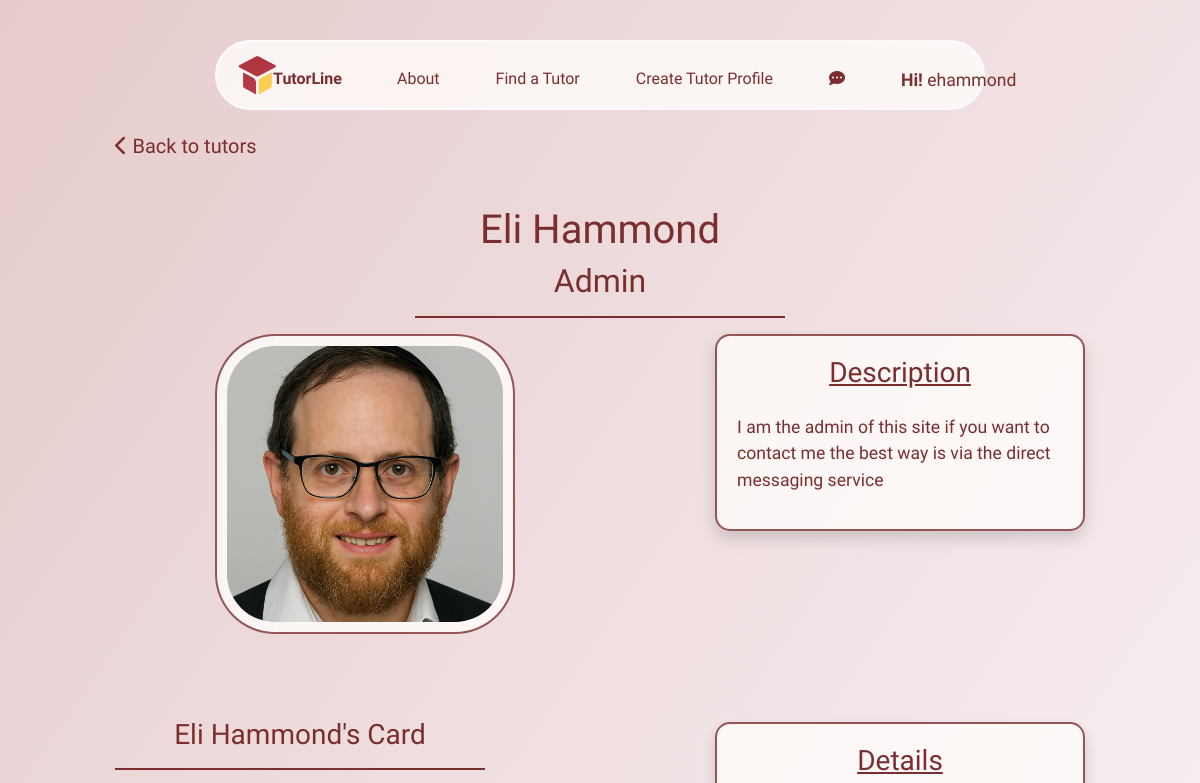
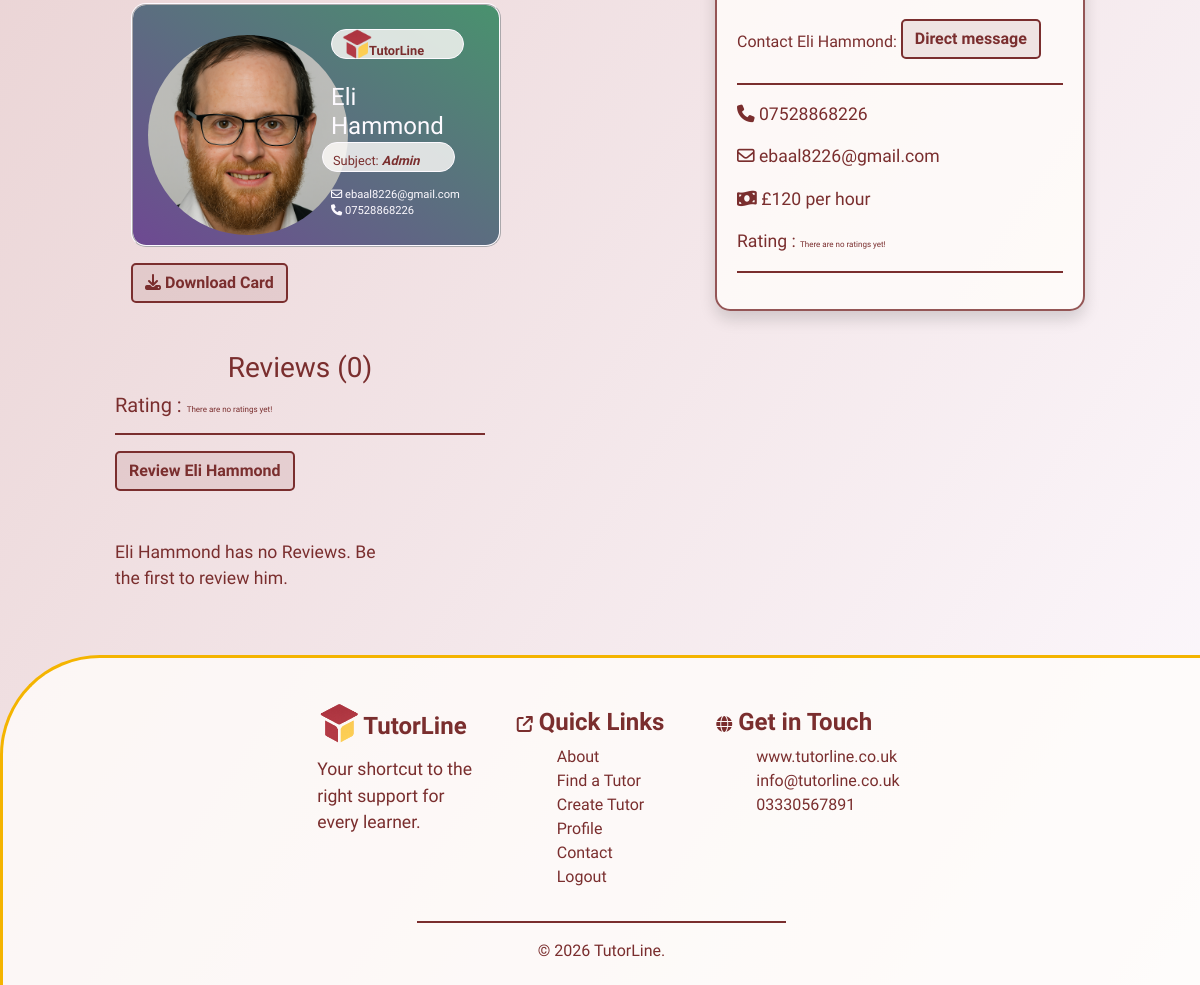
/tutors/37 (signed in), run on the app's committed database (2 pictures, top to bottom).
### tutors/models.py (models this page shows, shortened)
class Tutors(models.Model):
    class Meta:
        verbose_name_plural = "Tutors"
    user = models.ForeignKey(User, on_delete=models.CASCADE, null=True, blank=True)
    name = models.CharField(max_length=254)
    location = models.ForeignKey('Location', null=True, blank=True,
                                 on_delete=models.SET_NULL)
    category = models.ForeignKey('Category', null=True, blank=True,
                                 on_delete=models.SET_NULL)
    date_added = models.DateField(auto_now=True)
    subject = models.CharField(max_length=254)
    price = models.IntegerField()
    active = models.BooleanField(default=True)
    description = models.TextField()
    email = models.EmailField()
    phone = models.CharField(max_length=14)
    rating = models.FloatField(default=0)
    image = models.ImageField(blank=True, null=True)
    is_male = models.BooleanField()
    color_1 = models.IntegerField(default=rand)
    color_2 = models.IntegerField(default=rand)
    color_3 = models.IntegerField(default=rand)

### tutors/views.py (the view)
# urls.py: path('<int:tutor_id>', views.tutor_details, name='tutor_details'),
def tutor_details(request, tutor_id):
    tutor = get_object_or_404(Tutors, pk=tutor_id)
    reviews = Reviews.objects.filter(tutor=tutor)
    template = 'tutors/tutor-details.html'
    context = {
        'tutor': tutor,
        'reviews': reviews,
        }
    return render(request, template, context)

### tutors/templates/tutors/tutor-details.html (shortened to what this page needs)
{% extends "base.html" %}
{% load static %}
{% block extracss%}
<link rel="stylesheet" href="{% static 'css/tutors.css' %}">
<link rel="stylesheet" href="{% static 'css/tutor-details.css' %}">
{% endblock %}
{% block content %}
<div class="container-fluid mt-4">
    <div class="row">
        <div class="col-1"></div>
        <div class="col-4">
            <h5><a href="{% url 'tutors' %}"><i class="fa-solid fa-chevron-left"></i> Back to tutors</a></h5>
        </div>
        <div class="col-7"></div>
    </div>
</div>
<div class="container-fluid">
    <div class="row">
        <div class="col-4"></div>
        <div class="col-4">
            <h1>{{ tutor.name }}</h1>
            <h2>{{ tutor.subject }}</h2>
            <hr>
        </div>
        <div class="col-4"></div>
    </div>
</div>
<section>
    <div class="container-fluid">
        <div class="row">
            <div class="col-1 col-lg-2"></div>
            <div class="col-4 col-lg-3">
                {% if tutor.image %}
                    <img src="{{ tutor.image.url }}" class="main-image"  alt="{{ tutor.name }}">
                {% else %}
                    {% if tutor.is_male == True %}
                        <img src="/media/placeholder_male2.png" class="main-image" alt="{{ tutor.name }}">
                    {% else %}
                        <img src="/media/placeholder_female.png" class="main-image"  alt="{{ tutor.name }}">
                    {% endif %}
                {% endif %}
            </div>
            <div class="col-1 col-lg-2"></div>
            <div class="col-5 col-lg-4">
                <div class="description shadow">
                    <h3 class="mb-4"><u>Description</u></h3>
                    <p>{{ tutor.description }}</p>
                </div>
            </div>
            <div class="col-1"></div>
        </div>
        <div class="row">
            <div class="col-2 col-lg-1"></div>
            <div class="d-none d-lg-block col-4">
                <h3 class="mt-3">{{ tutor.name }}'s Card</h3>
                <hr>
                <div class="row image-box mx-3"
                    style="background-image: linear-gradient(to bottom left, rgb({{ tutor.color_1 }}, {{ tutor.color_2 }}, {{ tutor.color_3 }}), rgb({{ tutor.color_3 }}, {{ tutor.color_1 }}, {{ tutor.color_2 }}))">
                    <div class="col-6">
                        {% if tutor.image %}
                        <img src="{{ tutor.image.url }}" class="tutor-image"  alt="{{ tutor.name }}">
                        {% else %}
                            {% if tutor.is_male == True %}
                            <img src="/media/placeholder_male2.png" class="tutor-image" alt="{{ tutor.name }}">
                            {% else %}
                            <img src="/media/placeholder_female.png" class="tutor-image"  alt="{{ tutor.name }}">
                            {% endif %}
                        {% endif %}
                    </div>
                    <div class="col-6 mt-1">
                        <h4 class="card-logo">
                            <img src="/media/logo.png" alt="logo" class="card-logo-image">
                            <span class="logo-text"><strong>TutorLine</strong></span>
                        </h4>
                        <h4 class="mt-4">{{ tutor.name }}</h4>
                        <h5 class="card-logo logo-text">Subject: <strong><em>{{ tutor.subject }}</em></strong></h5>
                        <div class="b-c-email"><i class="fa-regular fa-envelope"></i> {{ tutor.email }}</div>
                        <div class="b-c-email"><i class="fa-solid fa-phone"></i> {{ tutor.phone }}</div>
                    </div>
                </div>
                <button id="download-card" class="btn btn-btn mt-3 mx-3">
                    <i class="fa-solid fa-download"></i> Download Card
                </button>
            </div>
            <div class="d-none d-lg-block col-2"></div>
            <div class="col-8 col-lg-4">
                <div class="details shadow">
                    <h3 class="mb-4"><u>Details</u></h3>
                    <span>Contact {{ tutor.name }}: </span><button class="btn btn-btn mb-2"><a href="{% url 'compose_message' tutor.id %}">Direct message</a></button>
                    <hr>
                    <p><i class="fa-solid fa-phone"></i><a href="tel:{{ tutor.phone }}"> {{ tutor.phone }}</a></p>
                    <p><i class="fa-regular fa-envelope"></i> <a href="mailto:{{ tutor.email }}">{{ tutor.email }}</a></p>
                    <p><i class="fa-solid fa-money-bill-wave"></i> £{{ tutor.price }} per hour</p>
                    <p>
                        Rating : {% if tutor.rating == 0 %}
                        <span class="no-rating">There are no ratings yet!</span>
                        {% endif %}
                    </p>
                    <hr>
                </div>
            </div>
            <div class="col-2 col-lg-1"></div>
        </div>
    </div>
</section>
<section>
    <div class="container-fluid">
        <div class="row">
            <div class="col-1"></div>
            <div class="col-4">
                <h3>Reviews ({{ reviews.count }})</h3>
                <h5>
                    Rating : {% if tutor.rating == 0 %}
                    <span class="no-rating">There are no ratings yet!</span>
                    {% endif %}
                </h5>
                <hr>
                <button class="btn btn-btn mb-5"><a href="{% url 'review_tutor' tutor.id %}">Review {{ tutor.name }}</a></button>
            </div>
            <div class="col-7"></div>
        </div>
        <div class="row">
        {% if reviews %}
            {% for review in reviews %}
            <div class="col-4">
                <div class="review-box" id="box-{{ review.id }}">
                    <h4>Reviewed by {{ review.name }}</h4>
                    <div>Rating:
                         {% if review.rating == 5 %}
                         <i class="fa-solid fa-star stars"></i>
                         <i class="fa-solid fa-star stars"></i>
                         <i class="fa-solid fa-star stars"></i>
                         <i class="fa-solid fa-star stars"></i>
                         <i class="fa-solid fa-star stars"></i>
                         {% elif review.rating == 4 %}
                         <i class="fa-solid fa-star stars"></i>
                         <i class="fa-solid fa-star stars"></i>
                         <i class="fa-solid fa-star stars"></i>
                         <i class="fa-solid fa-star stars"></i>
                         <i class="fa-regular fa-star stars"></i>
                         {% elif review.rating == 3 %}
                         <i class="fa-solid fa-star stars"></i>
                         <i class="fa-solid fa-star stars"></i>
                         <i class="fa-solid fa-star stars"></i>
                         <i class="fa-regular fa-star stars"></i>
                         <i class="fa-regular fa-star stars"></i>
                         {% elif review.rating == 2 %}
                         <i class="fa-solid fa-star stars"></i>
                         <i class="fa-solid fa-star stars"></i>
                         <i class="fa-regular fa-star stars"></i>
                         <i class="fa-regular fa-star stars"></i>
                         <i class="fa-regular fa-star stars"></i>
                         {% else %}
                         <i class="fa-solid fa-star stars"></i>
                         <i class="fa-regular fa-star stars"></i>
                         <i class="fa-regular fa-star stars"></i>
                         <i class="fa-regular fa-star stars"></i>
                         <i class="fa-regular fa-star stars"></i>
                        {% endif %}
                    </div>
                    <p>{{ review.review }}</p>
                    <p>Reviewed on {{ review.date }} at {{ review.time }}</p>
                </div>
            </div>
            {% endfor%}
        {% else %}
            <div class="col-1"></div>
            <div class="col-3">
                <p>{{ tutor.name }} has no Reviews.
                Be the first to review {% if tutor.is_male == True%} him{% else %}her{% endif %}.</p>
            </div>
        {% endif %}
        </div>
    </div>
</section>
{% endblock %}

### templates/base.html (shortened to what this page needs)
{% load static %}
<!doctype html>
<html lang="en">
  <head>
    {% block corecss %}
        <link rel="stylesheet" href="{% static 'css/base.css' %}">
        <link rel="stylesheet" href="{% static 'css/mobile-base.css' %}">
        <link rel="stylesheet" href="{% static 'css/buttons.css' %}">
        <link rel="stylesheet" href="https://cdnjs.cloudflare.com/ajax/libs/font-awesome/6.6.0/css/all.min.css">
        <link rel="stylesheet" href="https://cdnjs.cloudflare.com/ajax/libs/font-awesome/6.6.0/css/all.min.css">
        <link rel="stylesheet" href="https://cdn.jsdelivr.net/npm/bootstrap@4.6.2/dist/css/bootstrap.min.css">
    {% endblock %}
    {% block extracss%}
    {% endblock %}
  </head>
  <body>
    <header>
      <div class="container-fluid">
        <div class="row above-nav"></div>
        <div class="row">
          <div class="col-1 col-lg-2"></div>
          <div class="col-10 col-lg-8" id="nav">
            <ul class="d-none d-md-block nav nav-desktop">
              <li><a href="{% url 'home' %}">
                <img src="/media/logo.png" alt="logo" class="logo"><span class="logo-txt">TutorLine</span>
              </a></li>
              <span class="nav-options {% if request.user.is_authenticated %}nav-logged{% else %} nav-non-logged{% endif %}">
                <li class="nav-select"><a href="{% url 'about' %}">About</a></li>
                <li class="nav-select"><a href="{% url 'tutors' %}">Find a Tutor</a></li>
                {% if request.user.is_authenticated %}
                <li class="nav-select"><a href="{% url 'create_tutor' user.id %}">Create Tutor Profile</a></li>
                {% else %}
                <li class="nav-select pointer" onclick="profileSignIn()">Create Tutor Profile</li>
                {% endif %}
                {% if request.user.is_authenticated %}
                {% if unread_count >= 1%}
                <li class="message-count-display">
                  <a href="{% url 'messaging' %}">
                    <i class="fa-solid fa-bell"></i><span class="message_num">({{ unread_count }})</span>
                  </a>
                </li>
                {% else %}
                <li class="nav-select">
                  <a href="{% url 'messaging' %}">
                    <i class="fa-solid fa-comment-dots"></i>
                  </a>
                </li>
                {% endif %}
                {% endif %}
                <li class="sign-in nav-select">
                  {% if request.user.is_authenticated %}
                  <p><strong>Hi!</strong> {{ user.username }}</p>
                  {% else %}
                  <i class="fa-solid fa-user"></i>
                   <a href="{% url 'account_login' %}">Login/SignUp</a>
                  {% endif %}
                </li>
              </span>
            </ul>
          </div>
          <div class="col-1 col-lg-2"></div>
        </div>
      </div>
    </header>
    {% block content %}
    {% endblock %}
    <footer>
      <div class="container-fluid footer-area mt-5">
        <div class="row">
          <div class="col-1 col-lg-3"></div>
          <div class="col-3 col-lg-2 me-3">
            <a href="">
              <h4><img src="/media/logo.png" alt="logo" class="footer-logo">
                <strong>TutorLine</strong>
              </h4>
            </a>
            <p>Your shortcut to the right support for every learner.</p>
          </div>
          <div class="col-4 col-lg-2">
            <h4>
              <span class="h6"><i class="fa-solid fa-arrow-up-right-from-square"></i></span>
              <strong>Quick Links</strong>
            </h4>
            <ul class="footer-list">
              <li><a href="{% url 'about' %}">About</a></li>
              <li><a href="{% url 'tutors' %}">Find a Tutor</a></li>
              <li><a href="">Create Tutor Profile</a></li>
              <li><a href="">Contact</a></li>
              {% if request.user.is_authenticated %}
              <li><a href="#nav" role="button" onclick="revealLogout()">Logout</a></li>
              {% else %}
              <li><a href="{% url 'account_login' %}">Login</a></li>
              {% endif %}
            </ul>
          </div>
          <div class="col-3 col-lg2">
            <h4>
              <span class="h6"><i class="fa-solid fa-globe"></i></span>
              <strong>Get in Touch</strong>
            </h4>
            <ul class="footer-list">
              <li>www.tutorline.co.uk</li>
              <li>info@tutorline.co.uk</li>
              <li>03330567891</li>
            </ul>
          </div>
          <div class="col-1 col-lg3"></div>
        </div>
        <div class="row ftr-row">
          <div class="col-4"></div>
          <div class="col-4 text-center">
            <hr>
            &copy; {% now "Y" %} TutorLine.
          </div>
          <div class="col-4"></div>
        </div>
      </div>
    </footer>
  </body>
</html>

### data on the page
Tutors: name "Eli Hammond", subject "Admin", image (picture), description "I am the admin of this site if you want to contact me the best way is via the direct messaging service", email "ebaal8226@gmail.com", phone "07528868226", price "120"

### other printed values
{{ user.username }} "ehammond"
{{ reviews.count }} "0"
